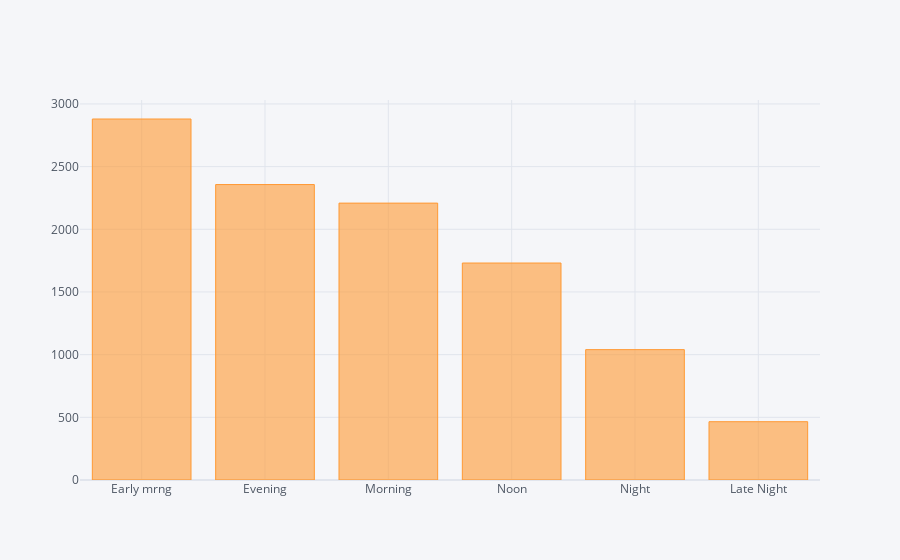

Here is the notebook cell this chart was saved with:
### Code cell
train_data["Dep_Time_hour"].apply(flight_dep_time).value_counts().iplot(kind="bar")

### Figure 1 — Plotly figure (JSON) as saved in the notebook; plotly's stock layout.template omitted (floating-point values rounded to 4 significant figures)
{"data": [{"marker": {"color": "rgba(255, 153, 51, 0.6)", "line": {"color": "rgba(255, 153, 51, 1.0)", "width": 1}}, "name": "Dep_Time_hour", "orientation": "v", "text": "", "type": "bar", "x": ["Early mrng", "Evening", "Morning", "Noon", "Night", "Late Night"], "y": [2880, 2357, 2209, 1731, 1040, 465]}], "layout": {"legend": {"bgcolor": "#F5F6F9", "font": {"color": "#4D5663"}}, "paper_bgcolor": "#F5F6F9", "plot_bgcolor": "#F5F6F9", "title": {"font": {"color": "#4D5663"}}, "xaxis": {"gridcolor": "#E1E5ED", "showgrid": true, "tickfont": {"color": "#4D5663"}, "title": {"font": {"color": "#4D5663"}, "text": ""}, "zerolinecolor": "#E1E5ED"}, "yaxis": {"gridcolor": "#E1E5ED", "showgrid": true, "tickfont": {"color": "#4D5663"}, "title": {"font": {"color": "#4D5663"}, "text": ""}, "zerolinecolor": "#E1E5ED"}}}
